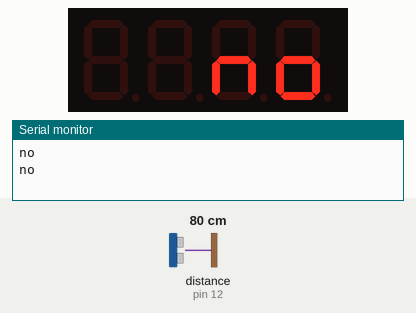
Recording of a sketch running on a simulated Arduino Uno, built with avr-gcc and run on an emulated ATmega328P. Parts: 4-digit seven-segment display, the last lines printed to the serial monitor. Wiring (inferred from the names in the program): ultrasonic range finder: trigger pin 13; echo pin 12. Inputs (shaded band) come from the test bench; at power-on: distance to the obstacle (sensor on pin 12) 80 cm. The echo pulse lasts 58.3 µs per cm.

Above: at 1.8 s.
1.9 s: distance to the obstacle (sensor on pin 12) set to 2 cm
At 3.9 s:
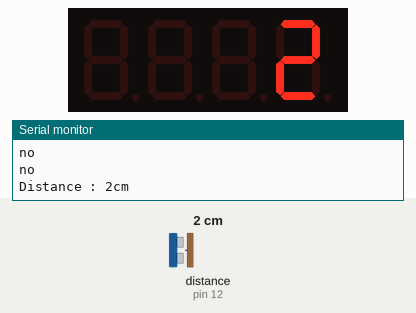
5.6 s: distance to the obstacle (sensor on pin 12) set to 4 cm
At 6.7 s:
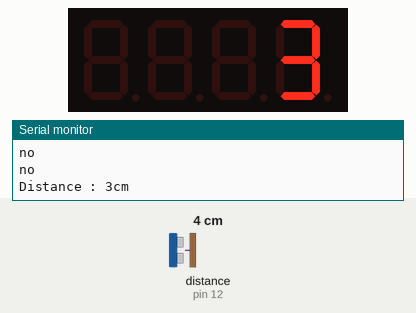
7.6 s: distance to the obstacle (sensor on pin 12) set to 18 cm
At 8.7 s:
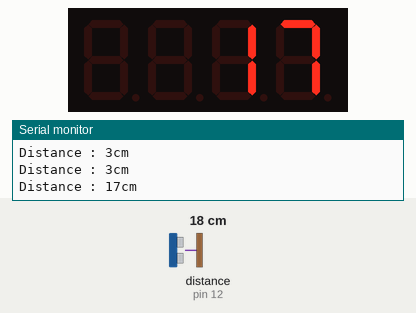
9.7 s: distance to the obstacle (sensor on pin 12) set to 9 cm
At 10.7 s:
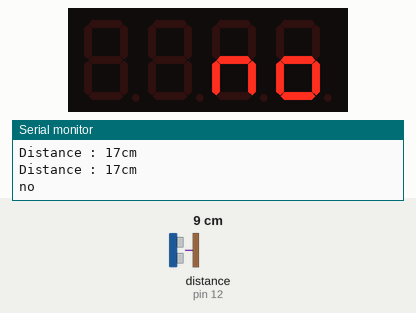
Timing chart, 0 to 12.7 s (numbered marks = the images above; inputs shaded):
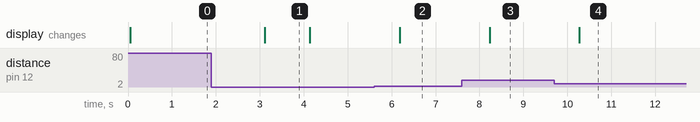

Measured:
- after the input at 1.9 s, the display: changes after 1.2 s (image 1)
- after the input at 5.6 s, the display: changes after 0.58 s (image 2)
- after the input at 7.6 s, the display: changes after 0.63 s (image 3)
- after the input at 9.7 s, the display: changes after 0.57 s (image 4)
- what the display in image 1 shows lasts 1.0 s, from 3.1 s to 4.1 s

The sketch:

day02_ultrasonic03_TM1637.ino
```cpp
#include <TM1637Display.h>
#define CLK 2
#define DIO 3

TM1637Display dsp(CLK, DIO); // TM1637Display 객체 dsp 생성

uint8_t dist[4]={ 0x0, 0x0, 0x0, 0x0 };

int trigPin = 13;
int echoPin = 12;

long duration;
int distance;

void setup() {
  Serial.begin(9600);
  dsp.setBrightness(7);
  pinMode(trigPin, OUTPUT);
  pinMode(echoPin, INPUT);
  dsp.setSegments(dist);
}

void loop() {
  digitalWrite(trigPin, HIGH);
  delayMicroseconds(10); // 10us
  digitalWrite(trigPin, LOW);

  duration = pulseIn(echoPin, HIGH);
  distance = duration * 0.017;

  if(isPrime(distance)){
    Serial.print("Distance : ");
    Serial.print(distance);
    Serial.println("cm");
    dsp.showNumberDec(distance);
  } else {
    dist[0] = 0x0;
    dist[1] = 0x0;
    dist[2] = 0b01010100;
    dist[3] = 0b01011100;
    dsp.setSegments(dist);
    Serial.print("no\n");
  }
  delay(1000);
}

bool isPrime(int number){
      if(number <= 1)
          return false;
      else {
          for(int i = 2; i < number; i++)
              if (number % i == 0)  // 약수가 발견되면
                  return false;
      }
      return true;  // 소수. 1이하의 수도 아니고 1과 자기자신을 제외한 약수도 발견되지 않음
}
```
